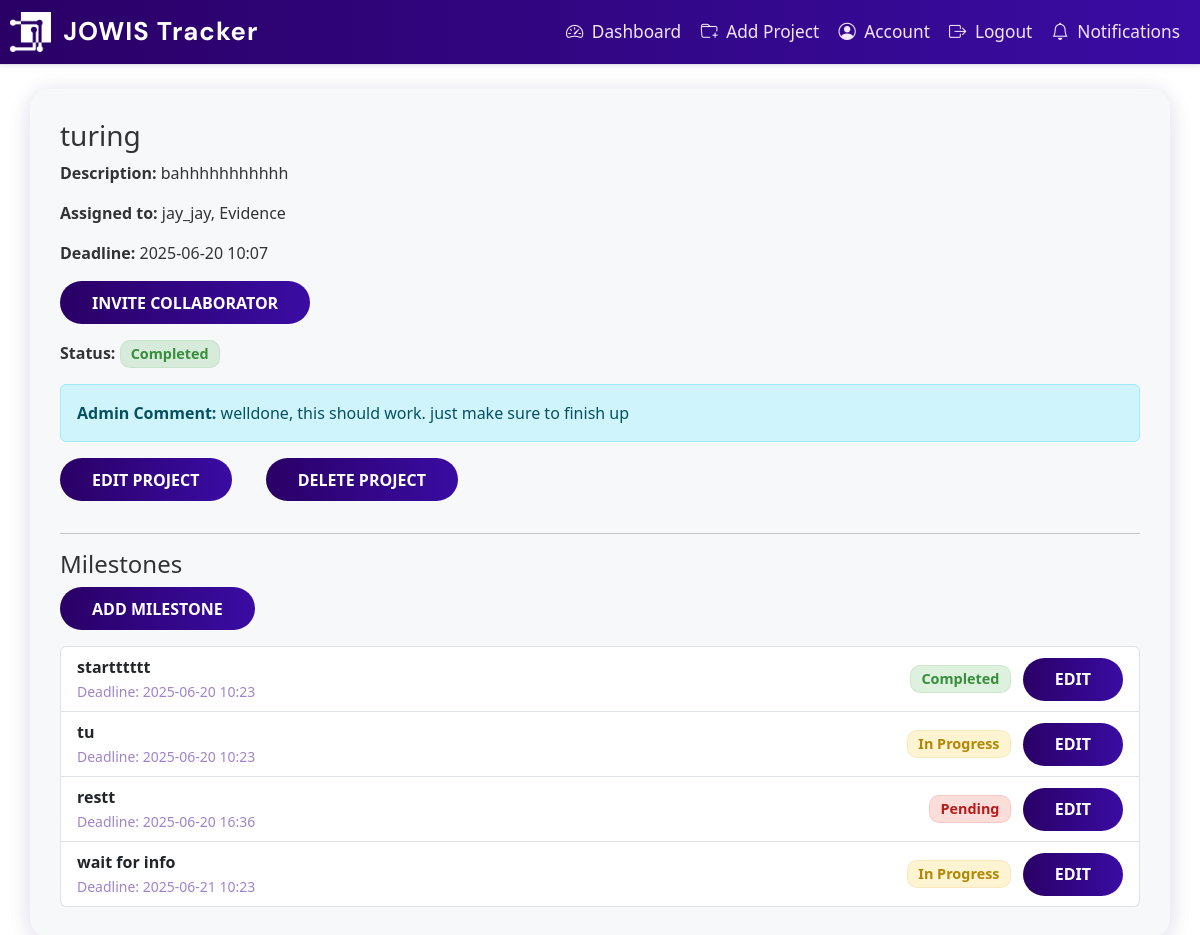
Page /project/5 (signed in) on the earlier database version.
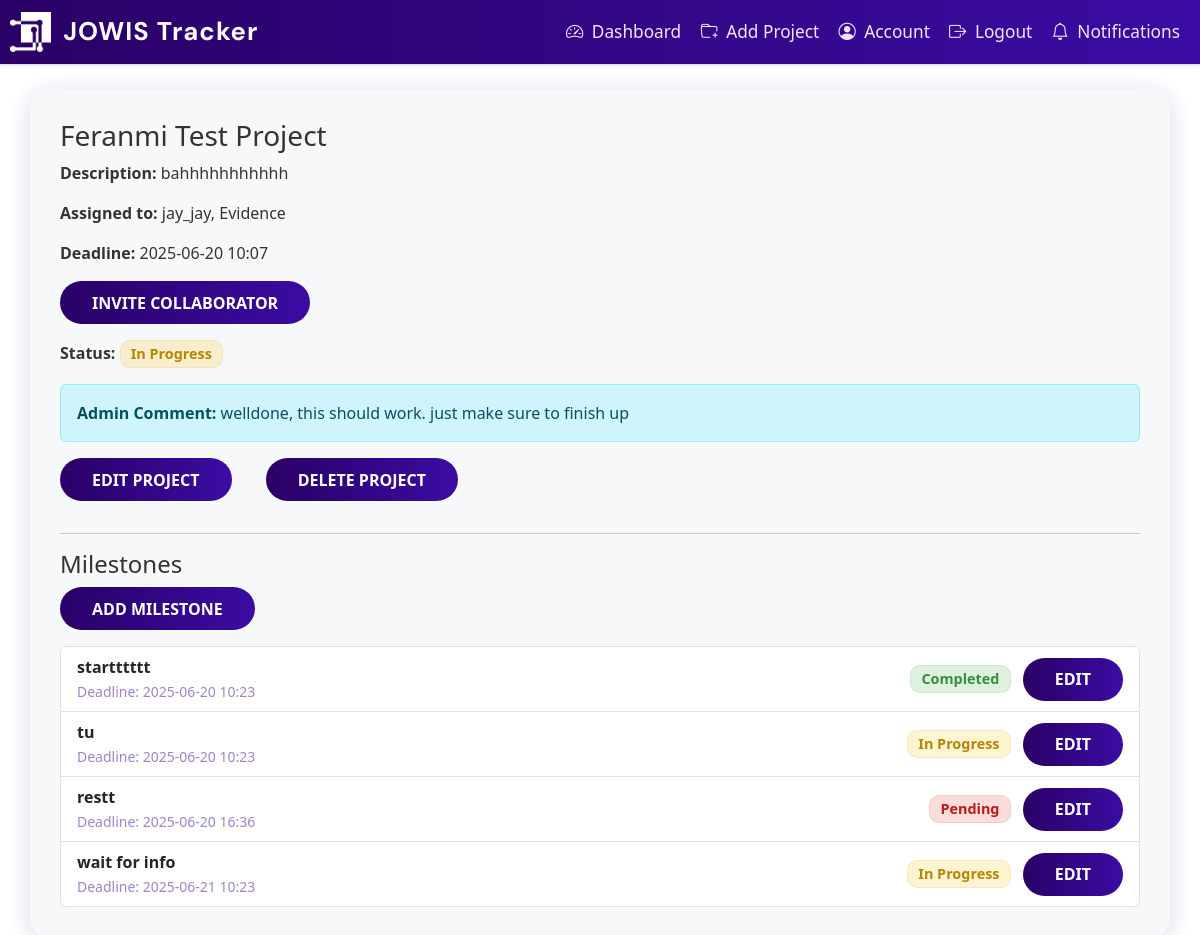
Same page on the later database version.
### app/dbmodels.py (models this page shows, shortened)
class Project(db.Model):
    id = db.Column(db.Integer, primary_key=True, autoincrement=True)
    title = db.Column(db.String(150), nullable=False)
    description = db.Column(db.Text, nullable=False)
    tasks = db.relationship("Task", backref="project", cascade="all, delete-orphan", passive_deletes=True)
    milestones = db.relationship("Milestone", backref="project", cascade="all, delete-orphan", passive_deletes=True)
    deadline = db.Column(db.DateTime, nullable=False, default = datetime.now(timezone.utc)) # default to current time in UTC
    status = db.Column(db.String(20), nullable=False, default="Pending")
    comment = db.Column(db.Text, nullable=True)
    users = db.relationship(
        'User',
        secondary=project_users,
        back_populates='projects'
    )

### app/routes.py (the view)
@main.route("/project/<int:project_id>")
@login_required
def project_detail(project_id):
    project = Project.query.get_or_404(project_id)
    if current_user.role != 'admin' and current_user not in project.users:
        abort(403)
    milestones = Milestone.query.filter_by(project_id=project.id).order_by(Milestone.deadline).all()
    return render_template("project_detail.html", project=project, milestones=milestones)

### app/templates/project_detail.html
{% extends "base.html" %}
{% block content %}
<div class="container mt-4">
    <h3>{{ project.title }}</h3>
    <p><strong>Description:</strong> {{ project.description }}</p>
    <p><strong>Assigned to:</strong>
      {% for user in project.users %}
        {{ user.username }}{% if not loop.last %}, {% endif %}
      {% endfor %}
    </p>
    <p><strong>Deadline:</strong> {{ project.deadline.strftime('%Y-%m-%d %H:%M') if project.deadline else 'N/A' }}</p>
    <a href="{{ url_for('main.invite_user', project_id=project.id) }}" class="btn btn-outline-primary mb-3">Invite Collaborator</a>
    <p><strong>Status:</strong>
      {% if project.status == 'Completed' %}
        <span class="badge bg-success">Completed</span>
      {% elif project.status == 'Pending' %}
        <span class="badge bg-danger">Pending</span>
      {% elif project.status == 'In Progress' %}
        <span class="badge bg-warning text-dark">In Progress</span>
      {% else %}
        <span class="badge bg-secondary">Unknown</span>
      {% endif %}
    </p>
    {% if project.comment %}
      <div class="alert alert-info mt-3">
        <strong>Admin Comment:</strong> {{ project.comment }}
      </div>
    {% endif %}
    <a href="{{ url_for('main.edit_project', project_id=project.id) }}" class="btn btn-warning mb-3">Edit Project</a>
    <form action="{{ url_for('main.employee_delete_project', project_id=project.id) }}" method="POST" style="display:inline;">
      <button type="submit" class="btn btn-danger mb-3" onclick="return confirm('Delete this project?');">Delete Project</button>
    </form>
    <hr>
    <h4>Milestones</h4>
    <a href="{{ url_for('main.add_milestone', project_id=project.id) }}" class="btn btn-primary mb-3">Add Milestone</a>
    {% if milestones %}
        <ul class="list-group">
            {% for milestone in milestones %}
                <li class="list-group-item">
                    <div class="d-flex justify-content-between align-items-center">
                        <div>
                            <strong>{{ milestone.name }}</strong> <br>
                            <small class="text-muted">
                                Deadline: {{ milestone.deadline.strftime('%Y-%m-%d %H:%M') if milestone.deadline else 'No deadline set' }}
                            </small>
                        </div>
                        <div class="text-end">
                            {% if milestone.status == 'Completed' %}
                                <span class="badge bg-success">Completed</span>
                            {% elif milestone.status == 'Pending' %}
                                <span class="badge bg-danger">Pending</span>
                            {% elif milestone.status == 'In Progress' %}
                                <span class="badge bg-warning text-dark">In Progress</span>
                            {% else %}
                                <span class="badge bg-secondary">Unknown</span>
                            {% endif %}
                            <a href="{{ url_for('main.edit_milestone', milestone_id=milestone.id) }}" class="btn btn-sm btn-outline-warning ms-2">Edit</a>
                        </div>
                    </div>
                </li>
            {% endfor %}
        </ul>
    {% else %}
        <p>No milestones yet.</p>
    {% endif %}
</div>
{% endblock %}

Differences in the rows shown:
changed Project "bahhhhhhhhhhh": title "turing" → "Feranmi Test Project"; status "Completed" → "In Progress" (drawn)
Other differences:
text no longer shown: "Completed"
text now shown: "In Progress"
